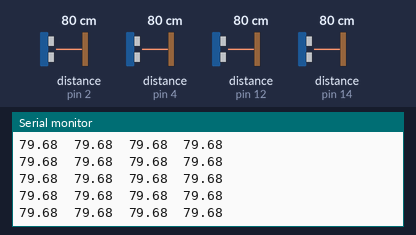
A sketch run on a simulated Arduino Uno, built with avr-gcc and run on an emulated ATmega328P. On the bench: the last lines printed to the serial monitor. Wiring (inferred from the names in the program): 4 × ultrasonic range finder: trigger pin 2, echo pin 2 / trigger pin 4, echo pin 4 / trigger pin 12, echo pin 12 / trigger pin 14, echo pin 14. The test bench sets the inputs (shaded band); at power-on: distance to the obstacle (sensors on pin 2, pin 4, pin 12, pin 14) 80 cm. The echo pulse lasts 58.3 µs per cm.

Above: at 1.2 s.
1.3 s: distance to the obstacle (sensor on pin 2) set to 2 cm
At 1.57 s:
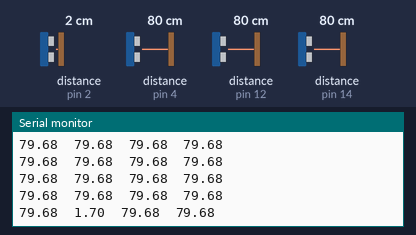
4.3 s: distance to the obstacle (sensor on pin 4) set to 2 cm
At 4.41 s:
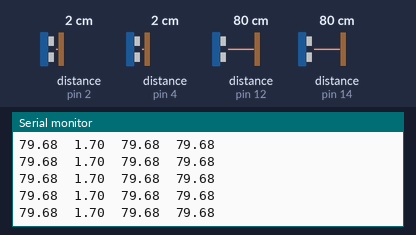
7.3 s: distance to the obstacle (sensor on pin 12) set to 120 cm
At 7.47 s:
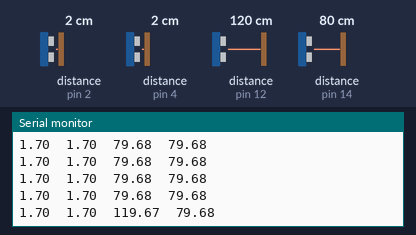
10.3 s: distance to the obstacle (sensor on pin 14) set to 2 cm
At 10.55 s:
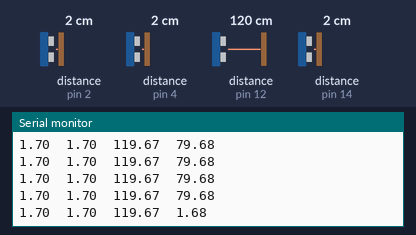
11.8 s: distance to the obstacle (sensor on pin 2) set to 4 cm
At 11.81 s:
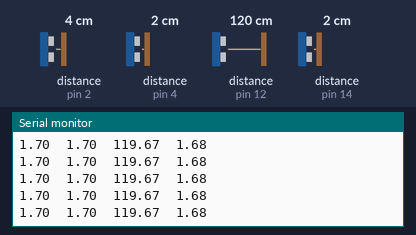
13.3 s: distance to the obstacle (sensor on pin 4) set to 4 cm
At 13.32 s:
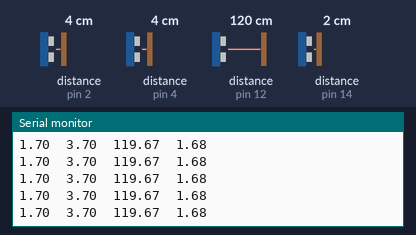
Timing chart, 0 to 15.8 s (numbered marks = the images above; inputs shaded):
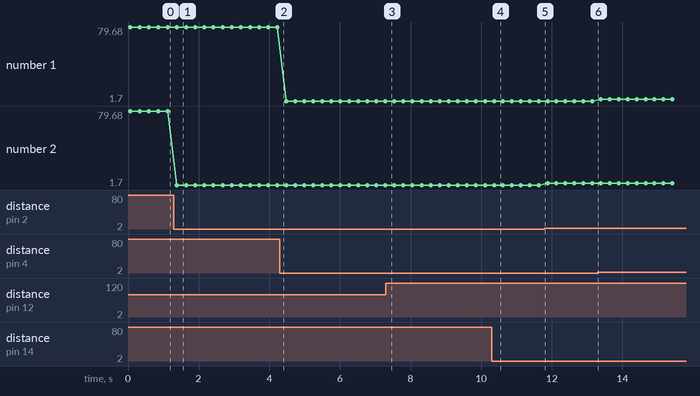

Measured:
- after the input at 1.3 s, the serial monitor: prints a new line after 0.08 s (image 1)
- after the input at 10.3 s, the serial monitor: prints a new line after 0.07 s (image 4)
- plotted number 1: 1.7 → 3.69 after the input at 13.3 s
- plotted number 2: 79.68 → 1.7 after the input at 1.3 s, 1.7 → 3.7 after the input at 11.8 s

The sketch:

Main_Drone_Script_Manual.ino
```cpp
#include <Wire.h>
#define SONAR_NUM 4

void setup() {
  Serial.begin(115200);
}

int TRIG_ECHO_PIN[SONAR_NUM] = {4,2,12,14};

void loop() {
  long duration;
  float distance;
  for (uint8_t i=0; i<SONAR_NUM; i++) {
    delay(60);
    // Ορίζεις το pin ως OUTPUT για να στείλεις το trigger
    pinMode(TRIG_ECHO_PIN[i], OUTPUT);
    digitalWrite(TRIG_ECHO_PIN[i], LOW);
    delayMicroseconds(2);
    digitalWrite(TRIG_ECHO_PIN[i], HIGH);
    delayMicroseconds(10);
    digitalWrite(TRIG_ECHO_PIN[i], LOW);

    // Τώρα αλλάζεις σε INPUT για να διαβάσεις το echo
    pinMode(TRIG_ECHO_PIN[i], INPUT);
    duration = pulseIn(TRIG_ECHO_PIN[i], HIGH, 30000);  // timeout 30ms

    // Υπολογισμός απόστασης
    distance = (duration * 0.0343) / 2;

    Serial.print(distance);
    Serial.print("\t");
  }
  Serial.println();
}
```
